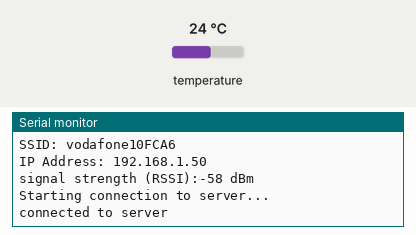
Recording of a sketch running on a simulated Arduino Uno WiFi Rev2. On the bench: the last lines printed to the serial monitor. Inputs (shaded band) come from the test bench; at power-on: temperature 24 °C. WiFi joins after 1.5 s; servers stay silent unless stated; web services answer with replies made up by the test bench.

Above: at 12.9 s.
13.0 s: temperature set to 12 °C
At 19.4 s:
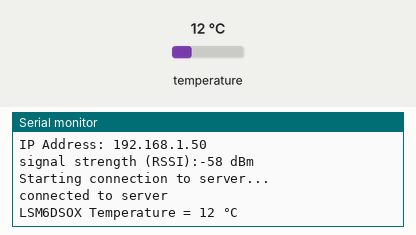
27.0 s: temperature set to 19 °C
At 34.1 s:
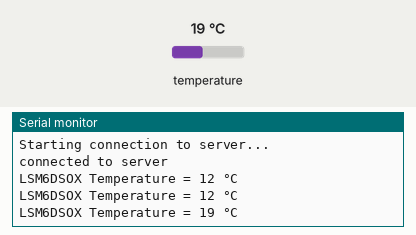

Measured:
- after the input at 13.0 s, the serial monitor: prints a new line after 5.8 s (image 1)
- after the input at 27.0 s, the serial monitor: prints a new line after 6.3 s (image 2)

The sketch:

Embedded_world_wifi_client.ino
```cpp
/*
  Web client

 This sketch connects to a website (http://www.google.com)
 using the WiFi module.

 This example is written for a network using WPA encryption. For
 WEP or WPA, change the WiFi.begin() call accordingly.

 This example is written for a network using WPA encryption. For
 WEP or WPA, change the WiFi.begin() call accordingly.

 Circuit:
 * Board with NINA module (Arduino MKR WiFi 1010, MKR VIDOR 4000 and UNO WiFi Rev.2)

 created 13 July 2010
 by dlf (Metodo2 srl)
 modified 31 May 2012
 by Tom Igoe
 */


#include <SPI.h>
#include <WiFiNINA.h>
#include <Arduino_LSM6DSOX.h>


#include "arduino_secrets.h"
///////please enter your sensitive data in the Secret tab/arduino_secrets.h
char ssid[] = SECRET_SSID;        // your network SSID (name)
char pass[] = SECRET_PASS;    // your network password (use for WPA, or use as key for WEP)
int keyIndex = 0;            // your network key index number (needed only for WEP)

int status = WL_IDLE_STATUS;
// if you don't want to use DNS (and reduce your sketch size)
// use the numeric IP instead of the name for the server:
//IPAddress server(74,125,232,128);  // numeric IP for Google (no DNS)
char server[] = "api.ipify.org";    // name address for Google (using DNS)

// Initialize the Ethernet client library
// with the IP address and port of the server
// that you want to connect to (port 80 is default for HTTP):
WiFiClient client;

void setup() {
  //Initialize serial and wait for port to open:
  Serial.begin(115200);
  while (!Serial) {
    ; // wait for serial port to connect. Needed for native USB port only
  }
  if (!IMU.begin())
  {
    Serial.println("Failed to initialize IMU!");
    while (1);
  }

  // check for the WiFi module:
  if (WiFi.status() == WL_NO_MODULE) {
    Serial.println("Communication with WiFi module failed!");
    // don't continue
    while (true);
  }

  String fv = WiFi.firmwareVersion();
  if (fv < WIFI_FIRMWARE_LATEST_VERSION) {
    Serial.println("Please upgrade the firmware");
  }

  // attempt to connect to WiFi network:
  while (status != WL_CONNECTED) {
    Serial.print("Attempting to connect to SSID: ");
    Serial.println(ssid);
    // Connect to WPA/WPA2 network. Change this line if using open or WEP network:
    status = WiFi.begin(ssid, pass);

    // wait 10 seconds for connection:
    delay(10000);
  }
  Serial.println("Connected to WiFi");
  printWifiStatus();

  Serial.println("\nStarting connection to server...");
  // if you get a connection, report back via serial:
  if (client.connect(server, 80)) {
    Serial.println("connected to server");
    // Make a HTTP request:
    client.println("GET /formate=json");
   // client.println();
  }
}

void loop() {
  // if there are incoming bytes available
  // from the server, read them and print them:
  String s[8];
  if (client.available()) {
    //char c = client.read();
    //Serial.write(c);

    for(int i=0;i<7;i++)
       s[i]= client.readStringUntil('\n');
  }
  // Serial.println(s[5]);
  Serial.println(s[6]);   // this is your global ip
  if (IMU.temperatureAvailable())
  {
    int temperature_deg = 0;
    IMU.readTemperature(temperature_deg);

    Serial.print("LSM6DSOX Temperature = ");
    Serial.print(temperature_deg);
    Serial.println(" °C");
  }

 //Serial.println("\nStarting connection to server...");
  // if you get a connection, report back via serial:
  if (client.connect(server, 80)) {
  //  Serial.println("connected to server");
    // Make a HTTP request:
    client.println("GET /?formate=json HTTP/1.1");
    client.println("Host:api.ipify.org");
    client.println("Accept:text/html");
    client.println();
  }
  delay(5000);

}


void printWifiStatus() {
  // print the SSID of the network you're attached to:
  Serial.print("SSID: ");
  Serial.println(WiFi.SSID());

  // print your board's IP address:
  IPAddress ip = WiFi.localIP();
  Serial.print("IP Address: ");
  Serial.println(ip);

  // print the received signal strength:
  long rssi = WiFi.RSSI();
  Serial.print("signal strength (RSSI):");
  Serial.print(rssi);
  Serial.println(" dBm");
}
```

arduino_secrets.h
```cpp
#define SECRET_SSID "vodafone10FCA6"
#define SECRET_PASS "ZrfF6k4bcd2hytgk"
```
